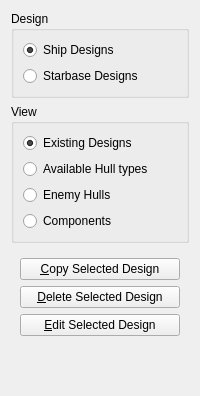
           <widget class="QWidget" name="widget_3" native="true">
            <property name="minimumSize">
             <size>
              <width>200</width>
              <height>0</height>
             </size>
            </property>
            <layout class="QVBoxLayout" name="verticalLayout_3">
             <item>
              <widget class="QGroupBox" name="groupBox">
               <property name="sizePolicy">
                <sizepolicy hsizetype="Preferred" vsizetype="Minimum">
                 <horstretch>0</horstretch>
                 <verstretch>0</verstretch>
                </sizepolicy>
               </property>
               <property name="title">
                <string>Design</string>
               </property>
               <layout class="QVBoxLayout" name="verticalLayout_4" stretch="0,0">
                <property name="spacing">
                 <number>6</number>
                </property>
                <property name="sizeConstraint">
                 <enum>QLayout::SetNoConstraint</enum>
                </property>
                <item>
                 <widget class="QRadioButton" name="shipDesignsButton">
                  <property name="sizePolicy">
                   <sizepolicy hsizetype="Minimum" vsizetype="Fixed">
                    <horstretch>0</horstretch>
                    <verstretch>0</verstretch>
                   </sizepolicy>
                  </property>
                  <property name="text">
                   <string>Ship Designs</string>
                  </property>
                  <property name="checked">
                   <bool>true</bool>
                  </property>
                 </widget>
                </item>
                <item>
                 <widget class="QRadioButton" name="starbaseDesignsButton">
                  <property name="text">
                   <string>Starbase Designs</string>
                  </property>
                 </widget>
                </item>
               </layout>
              </widget>
             </item>
             <item>
              <widget class="QGroupBox" name="groupBox_2">
               <property name="title">
                <string>View</string>
               </property>
               <layout class="QVBoxLayout" name="verticalLayout_5">
                <item>
                 <widget class="QRadioButton" name="existingDesignsButton">
                  <property name="text">
                   <string>Existing Designs</string>
                  </property>
                  <property name="checked">
                   <bool>true</bool>
                  </property>
                 </widget>
                </item>
                <item>
                 <widget class="QRadioButton" name="availableHullTypesButton">
                  <property name="text">
                   <string>Available Hull types</string>
                  </property>
                 </widget>
                </item>
                <item>
                 <widget class="QRadioButton" name="enemyHullsButton">
                  <property name="text">
                   <string>Enemy Hulls</string>
                  </property>
                 </widget>
                </item>
                <item>
                 <widget class="QRadioButton" name="componentsButton">
                  <property name="text">
                   <string>Components</string>
                  </property>
                 </widget>
                </item>
               </layout>
              </widget>
             </item>
             <item>
              <widget class="QWidget" name="widget_5" native="true">
               <property name="sizePolicy">
                <sizepolicy hsizetype="Preferred" vsizetype="Preferred">
                 <horstretch>0</horstretch>
                 <verstretch>0</verstretch>
                </sizepolicy>
               </property>
               <layout class="QVBoxLayout" name="verticalLayout_6">
                <item>
                 <widget class="QPushButton" name="copyDesignButton">
                  <property name="text">
                   <string>&amp;Copy Selected Design</string>
                  </property>
                 </widget>
                </item>
                <item>
                 <widget class="QPushButton" name="deleteDesignButton">
                  <property name="text">
                   <string>&amp;Delete Selected Design</string>
                  </property>
                 </widget>
                </item>
                <item>
                 <widget class="QPushButton" name="editDesignButton">
                  <property name="text">
                   <string>&amp;Edit Selected Design</string>
                  </property>
                 </widget>
                </item>
               </layout>
              </widget>
             </item>
             <item>
              <spacer name="verticalSpacer">
               <property name="orientation">
                <enum>Qt::Vertical</enum>
               </property>
               <property name="sizeHint" stdset="0">
                <size>
                 <width>20</width>
                 <height>40</height>
                </size>
               </property>
              </spacer>
             </item>
            </layout>
           </widget>
